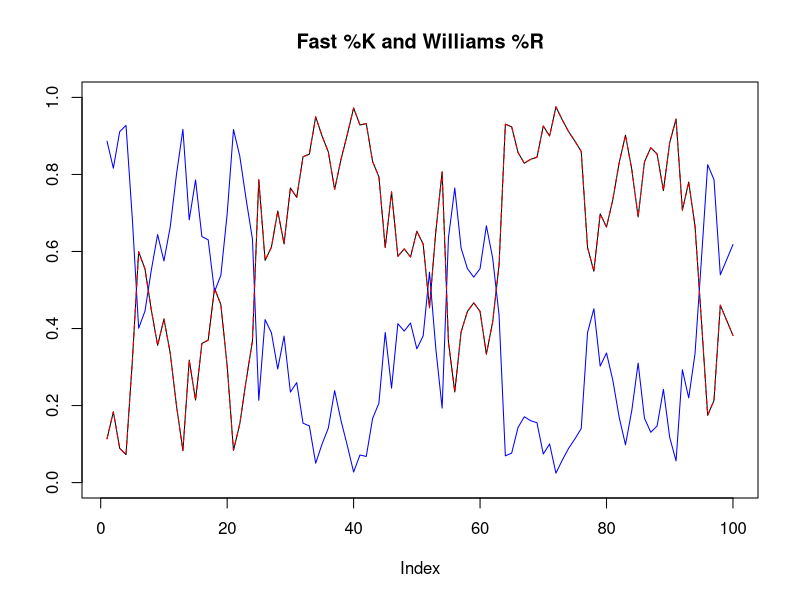

Generate this figure with R:
library(TTR)


### Name: stoch
### Title: Stochastic Oscillator / Stochastic Momentum Index
### Aliases: stoch stochastics stochastic SMI %K %D SMI
### Keywords: ts

### ** Examples


data(ttrc)
stochOSC <- stoch(ttrc[,c("High","Low","Close")])
stochWPR <- WPR(ttrc[,c("High","Low","Close")])

plot(tail(stochOSC[,"fastK"], 100), type="l",
    main="Fast %K and Williams %R", ylab="",
    ylim=range(cbind(stochOSC, stochWPR), na.rm=TRUE) )
lines(tail(stochWPR, 100), col="blue")
lines(tail(1-stochWPR, 100), col="red", lty="dashed")

stoch2MA <- stoch( ttrc[,c("High","Low","Close")],
    maType=list(list(SMA), list(EMA, wilder=TRUE), list(SMA)) )

SMI3MA <- SMI(ttrc[,c("High","Low","Close")],
    maType=list(list(SMA), list(EMA, wilder=TRUE), list(SMA)) )

stochRSI <- stoch( RSI(ttrc[,"Close"]) )
